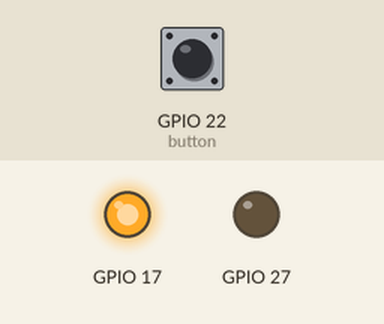
This program was run on a simulated Raspberry Pi (BCM pin numbers). On the bench: output pins drawn as LEDs (lit = HIGH). The test bench sets the inputs (shaded band); at power-on: GPIO 22 (button) LOW.

Above: at 1.2 s.
1.3 s: GPIO 22 (button) pulled HIGH for 0.15 s
At 2.5 s:
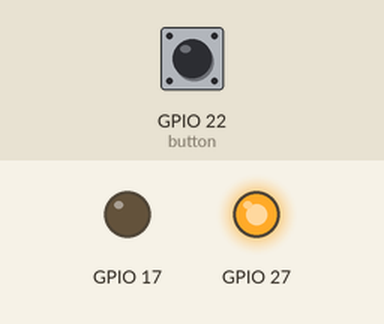
2.9 s: GPIO 22 (button) pulled HIGH for 1 s
At 3.9 s:
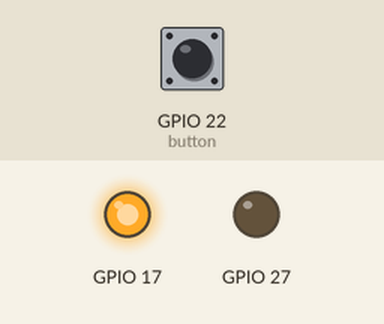
5.4 s: GPIO 22 (button) pulled HIGH for 3.2 s
At 5.8 s:
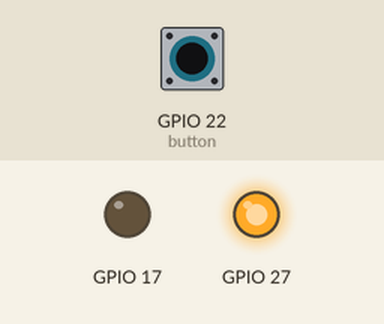
Timing chart, 0 to 8.4 s (numbered marks = the images above; inputs shaded):
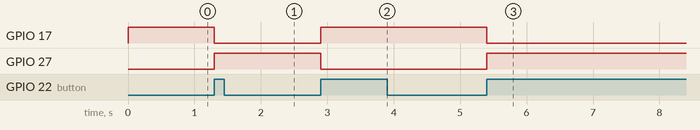

The program:

CatchingFish.py
```python
import RPi.GPIO as GPIO
import time

GPIO.setmode(GPIO.BCM)
GPIO.setup(17, GPIO.OUT)
GPIO.setup(27, GPIO.OUT)
GPIO.setup(22, GPIO.IN, pull_up_down=GPIO.PUD_DOWN)

led = True
button = False

while True:
    if (not button and GPIO.input(22)):
        led = not led
    button = GPIO.input(22)
    GPIO.output(17, led)
    GPIO.output(27, not led)
    time.sleep(0.05)
```

Measured:
- after the input at 1.3 s, GPIO 17: HIGH → LOW at once; GPIO 27: LOW → HIGH at once
- after the input at 2.9 s, GPIO 17: LOW → HIGH at once; GPIO 27: HIGH → LOW at once
- after the input at 5.4 s, GPIO 17: HIGH → LOW at once; GPIO 27: LOW → HIGH at once
